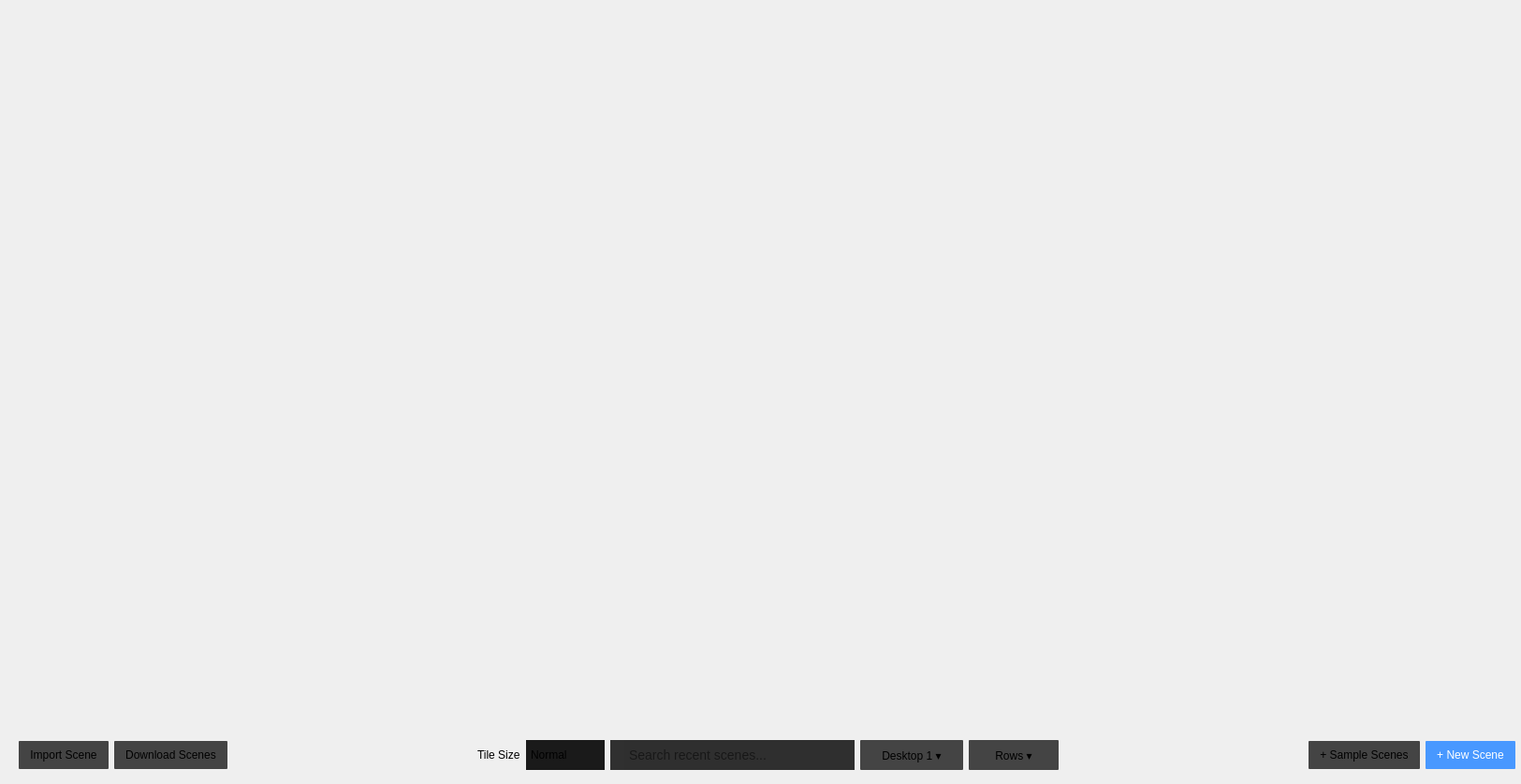
<?xml version="1.0" encoding="UTF-8"?>
<ui version="4.0">
 <class>ProjectManager</class>
 <widget class="QWidget" name="ProjectManager">
  <property name="geometry">
   <rect>
    <x>0</x>
    <y>0</y>
    <width>1625</width>
    <height>838</height>
   </rect>
  </property>
  <property name="windowTitle">
   <string>Form</string>
  </property>
  <property name="styleSheet">
   <string notr="true">QMessageBox QPushButton  {
    border: none;
    background-color: #212121;
    padding: 4px 16px;
}

QMessageBox QPushButton:hover {
    background-color: #555;
}

#searchIcon {
	background: #303030;
	padding: 4px;
}

/* ========================== */

#lineEdit {
	font-size: 14px;
	background: #2f2f2f;
	padding: 3px;
	border: 0;
}

#newProject {
	background: #4898ff;
	color: white;
}

#newProject:hover {
	background-color: #51a1d6;
}

#samples, #projects {
	padding: 8px;
	color: white;
}

#listWidget, #listWidget_2 {
	background: #fff;
}

#listWidget {
	padding-top: 4px;
	padding-left: 2px;
}

QPushButton, QToolButton {
	border: 0;
	padding: 8px 12px;
	background: #444;
	border-radius: 1px;
}

QPushButton::hover {
	background: #555;
}

QToolButton::hover {
	background: #555;
}

QComboBox {
    background: #1A1A1A;
    border: 0;
}

QComboBox:editable {

}

QComboBox QAbstractItemView::item {
    show-decoration-selected: 1;
}

QComboBox QAbstractItemView::item {
    padding: 6px;
}

QListView::item:selected {
    background: #404040;
}

QComboBox:!editable, QComboBox::drop-down:editable {
     background: #1A1A1A;
}

/* QComboBox gets the on state when the popup is open */
QComboBox:!editable:on, QComboBox::drop-down:editable:on {
    background: #1A1A1A;
}

QComboBox QAbstractItemView {
    background-color: #1A1A1A;
    selection-background-color: #404040;
    border: 0;
    outline: none;
}

QComboBox QAbstractItemView::item {
    border: none;
    padding-left: 5px;
}

QComboBox QAbstractItemView::item:selected {
    background: #404040;
    padding-left: 5px;
}

QComboBox::drop-down {
    subcontrol-origin: padding;
    subcontrol-position: top right;
    width: 18px;
    border-left-width: 1px;
}

QComboBox::down-arrow {
    image: url(:/icons/down_arrow_check.png);
	width: 18px;
	height: 14px;
}

QComboBox::down-arrow:!enabled {
    image: url(:/icons/down_arrow_check_disabled.png);
    width: 18px;
    height: 14px;
}
</string>
  </property>
  <layout class="QGridLayout" name="gridLayout_3">
   <property name="leftMargin">
    <number>6</number>
   </property>
   <property name="rightMargin">
    <number>6</number>
   </property>
   <item row="0" column="0">
    <widget class="QWidget" name="miscPadding" native="true">
     <property name="sizePolicy">
      <sizepolicy hsizetype="Preferred" vsizetype="Preferred">
       <horstretch>0</horstretch>
       <verstretch>0</verstretch>
      </sizepolicy>
     </property>
     <property name="minimumSize">
      <size>
       <width>0</width>
       <height>0</height>
      </size>
     </property>
     <property name="styleSheet">
      <string notr="true"/>
     </property>
     <layout class="QHBoxLayout" name="horizontalLayout_3">
      <property name="spacing">
       <number>0</number>
      </property>
      <property name="leftMargin">
       <number>4</number>
      </property>
      <property name="topMargin">
       <number>12</number>
      </property>
      <property name="rightMargin">
       <number>4</number>
      </property>
      <property name="bottomMargin">
       <number>2</number>
      </property>
     </layout>
    </widget>
   </item>
   <item row="1" column="1">
    <widget class="QStackedWidget" name="stackedWidget">
     <property name="sizePolicy">
      <sizepolicy hsizetype="Preferred" vsizetype="Preferred">
       <horstretch>0</horstretch>
       <verstretch>1</verstretch>
      </sizepolicy>
     </property>
     <property name="currentIndex">
      <number>0</number>
     </property>
     <widget class="QWidget" name="page">
      <layout class="QGridLayout" name="gridLayout">
       <property name="leftMargin">
        <number>0</number>
       </property>
       <property name="topMargin">
        <number>0</number>
       </property>
       <property name="rightMargin">
        <number>0</number>
       </property>
       <property name="bottomMargin">
        <number>0</number>
       </property>
       <item row="0" column="0">
        <widget class="QWidget" name="pmContainer" native="true">
         <property name="sizePolicy">
          <sizepolicy hsizetype="Preferred" vsizetype="Preferred">
           <horstretch>0</horstretch>
           <verstretch>1</verstretch>
          </sizepolicy>
         </property>
        </widget>
       </item>
      </layout>
     </widget>
     <widget class="QWidget" name="page_2">
      <layout class="QGridLayout" name="gridLayout_2">
       <property name="leftMargin">
        <number>0</number>
       </property>
       <property name="topMargin">
        <number>0</number>
       </property>
       <property name="rightMargin">
        <number>0</number>
       </property>
       <property name="bottomMargin">
        <number>0</number>
       </property>
       <item row="0" column="0">
        <widget class="QLabel" name="label">
         <property name="text">
          <string/>
         </property>
         <property name="pixmap">
          <pixmap resource="../../app/images.qrc">:/images/empty_canvas.png</pixmap>
         </property>
         <property name="scaledContents">
          <bool>false</bool>
         </property>
         <property name="alignment">
          <set>Qt::AlignCenter</set>
         </property>
         <property name="wordWrap">
          <bool>false</bool>
         </property>
        </widget>
       </item>
      </layout>
     </widget>
    </widget>
   </item>
   <item row="2" column="1">
    <widget class="QWidget" name="desktopControls" native="true">
     <property name="sizePolicy">
      <sizepolicy hsizetype="Preferred" vsizetype="Preferred">
       <horstretch>0</horstretch>
       <verstretch>0</verstretch>
      </sizepolicy>
     </property>
     <property name="minimumSize">
      <size>
       <width>0</width>
       <height>0</height>
      </size>
     </property>
     <property name="maximumSize">
      <size>
       <width>16777215</width>
       <height>16777215</height>
      </size>
     </property>
     <property name="styleSheet">
      <string notr="true"/>
     </property>
     <layout class="QHBoxLayout" name="horizontalLayout_2">
      <property name="spacing">
       <number>6</number>
      </property>
      <property name="leftMargin">
       <number>0</number>
      </property>
      <property name="topMargin">
       <number>6</number>
      </property>
      <property name="rightMargin">
       <number>0</number>
      </property>
      <property name="bottomMargin">
       <number>4</number>
      </property>
      <item>
       <widget class="QPushButton" name="importWorld">
        <property name="text">
         <string>Import Scene</string>
        </property>
       </widget>
      </item>
      <item>
       <widget class="QPushButton" name="downloadWorlds">
        <property name="text">
         <string>Download Scenes</string>
        </property>
       </widget>
      </item>
      <item>
       <spacer name="horizontalSpacer">
        <property name="orientation">
         <enum>Qt::Horizontal</enum>
        </property>
        <property name="sizeHint" stdset="0">
         <size>
          <width>40</width>
          <height>20</height>
         </size>
        </property>
       </spacer>
      </item>
      <item>
       <widget class="QLabel" name="tilePreviewLabel">
        <property name="text">
         <string>Tile Size</string>
        </property>
       </widget>
      </item>
      <item>
       <widget class="QComboBox" name="tilePreview">
        <property name="sizePolicy">
         <sizepolicy hsizetype="Fixed" vsizetype="Fixed">
          <horstretch>0</horstretch>
          <verstretch>0</verstretch>
         </sizepolicy>
        </property>
        <property name="minimumSize">
         <size>
          <width>84</width>
          <height>32</height>
         </size>
        </property>
        <property name="maximumSize">
         <size>
          <width>16777215</width>
          <height>16777215</height>
         </size>
        </property>
        <property name="currentText">
         <string>Normal</string>
        </property>
        <property name="currentIndex">
         <number>1</number>
        </property>
        <item>
         <property name="text">
          <string>Small</string>
         </property>
        </item>
        <item>
         <property name="text">
          <string>Normal</string>
         </property>
        </item>
        <item>
         <property name="text">
          <string>Large</string>
         </property>
        </item>
        <item>
         <property name="text">
          <string>Huge</string>
         </property>
        </item>
       </widget>
      </item>
      <item>
       <layout class="QHBoxLayout" name="searchLayout">
        <property name="spacing">
         <number>0</number>
        </property>
        <item>
         <widget class="QLabel" name="searchIcon">
          <property name="maximumSize">
           <size>
            <width>32</width>
            <height>32</height>
           </size>
          </property>
          <property name="styleSheet">
           <string notr="true"/>
          </property>
          <property name="text">
           <string/>
          </property>
          <property name="pixmap">
           <pixmap resource="../../app/icons.qrc">:/icons/search.svg</pixmap>
          </property>
          <property name="scaledContents">
           <bool>true</bool>
          </property>
          <property name="alignment">
           <set>Qt::AlignCenter</set>
          </property>
          <property name="indent">
           <number>-1</number>
          </property>
         </widget>
        </item>
        <item>
         <widget class="QLineEdit" name="lineEdit">
          <property name="minimumSize">
           <size>
            <width>0</width>
            <height>32</height>
           </size>
          </property>
          <property name="placeholderText">
           <string>Search recent scenes...</string>
          </property>
         </widget>
        </item>
       </layout>
      </item>
      <item>
       <widget class="QPushButton" name="desktopSwitcher">
        <property name="minimumSize">
         <size>
          <width>110</width>
          <height>32</height>
         </size>
        </property>
        <property name="toolTip">
         <string>Switch desktop</string>
        </property>
        <property name="text">
         <string>Desktop 1 ▾</string>
        </property>
       </widget>
      </item>
      <item>
       <widget class="QPushButton" name="layoutToggle">
        <property name="minimumSize">
         <size>
          <width>96</width>
          <height>32</height>
         </size>
        </property>
        <property name="toolTip">
         <string>Desktop layout: sequential rows or freeform (drag tiles anywhere)</string>
        </property>
        <property name="text">
         <string>Rows ▾</string>
        </property>
       </widget>
      </item>
      <item>
       <spacer name="horizontalSpacer_2">
        <property name="orientation">
         <enum>Qt::Horizontal</enum>
        </property>
        <property name="sizeHint" stdset="0">
         <size>
          <width>40</width>
          <height>20</height>
         </size>
        </property>
       </spacer>
      </item>
      <item>
       <widget class="QPushButton" name="browseProjects">
        <property name="styleSheet">
         <string notr="true"/>
        </property>
        <property name="text">
         <string>+ Sample Scenes</string>
        </property>
        <property name="flat">
         <bool>false</bool>
        </property>
       </widget>
      </item>
      <item>
       <widget class="QPushButton" name="newProject">
        <property name="text">
         <string>+ New Scene</string>
        </property>
       </widget>
      </item>
     </layout>
    </widget>
   </item>
  </layout>
 </widget>
 <resources>
  <include location="../../app/icons.qrc"/>
  <include location="../../app/images.qrc"/>
 </resources>
 <connections/>
</ui>
